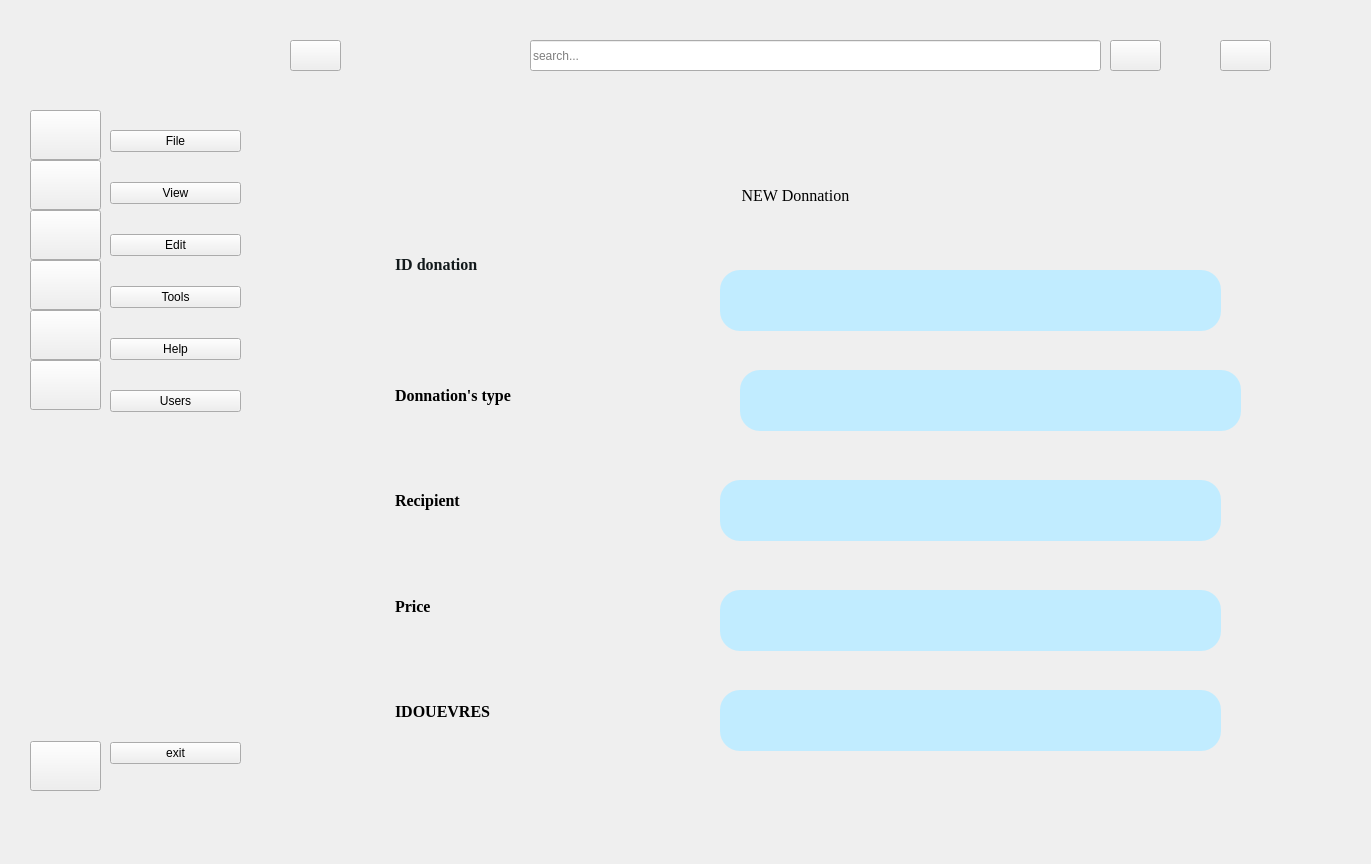
<?xml version="1.0" encoding="UTF-8"?>
<ui version="4.0">
 <class>MainWindow</class>
 <widget class="QMainWindow" name="MainWindow">
  <property name="geometry">
   <rect>
    <x>0</x>
    <y>0</y>
    <width>1371</width>
    <height>864</height>
   </rect>
  </property>
  <property name="windowTitle">
   <string>MainWindow</string>
  </property>
  <widget class="QWidget" name="centralwidget">
   <widget class="QWidget" name="icon_only" native="true">
    <property name="geometry">
     <rect>
      <x>20</x>
      <y>10</y>
      <width>91</width>
      <height>801</height>
     </rect>
    </property>
    <widget class="QLabel" name="label_10">
     <property name="geometry">
      <rect>
       <x>10</x>
       <y>0</y>
       <width>81</width>
       <height>791</height>
      </rect>
     </property>
     <property name="text">
      <string/>
     </property>
     <property name="pixmap">
      <pixmap>../../Bureau/icons/Rectangle 1.png</pixmap>
     </property>
    </widget>
    <widget class="QWidget" name="layoutWidget">
     <property name="geometry">
      <rect>
       <x>10</x>
       <y>100</y>
       <width>71</width>
       <height>681</height>
      </rect>
     </property>
     <layout class="QVBoxLayout" name="verticalLayout">
      <property name="spacing">
       <number>0</number>
      </property>
      <item>
       <widget class="QPushButton" name="file">
        <property name="minimumSize">
         <size>
          <width>50</width>
          <height>50</height>
         </size>
        </property>
        <property name="text">
         <string/>
        </property>
        <property name="icon">
         <iconset>
          <normaloff>../../../Downloads/fichier.png</normaloff>../../../Downloads/fichier.png</iconset>
        </property>
        <property name="iconSize">
         <size>
          <width>50</width>
          <height>50</height>
         </size>
        </property>
        <property name="checkable">
         <bool>true</bool>
        </property>
        <property name="autoExclusive">
         <bool>true</bool>
        </property>
       </widget>
      </item>
      <item>
       <widget class="QPushButton" name="view">
        <property name="minimumSize">
         <size>
          <width>50</width>
          <height>50</height>
         </size>
        </property>
        <property name="text">
         <string/>
        </property>
        <property name="icon">
         <iconset>
          <normaloff>../../../Downloads/afficher.png</normaloff>../../../Downloads/afficher.png</iconset>
        </property>
        <property name="iconSize">
         <size>
          <width>50</width>
          <height>50</height>
         </size>
        </property>
        <property name="checkable">
         <bool>true</bool>
        </property>
        <property name="autoExclusive">
         <bool>true</bool>
        </property>
       </widget>
      </item>
      <item>
       <widget class="QPushButton" name="edit">
        <property name="minimumSize">
         <size>
          <width>50</width>
          <height>50</height>
         </size>
        </property>
        <property name="text">
         <string/>
        </property>
        <property name="icon">
         <iconset>
          <normaloff>../../../Downloads/fi-rr-edit.png</normaloff>../../../Downloads/fi-rr-edit.png</iconset>
        </property>
        <property name="iconSize">
         <size>
          <width>50</width>
          <height>50</height>
         </size>
        </property>
        <property name="checkable">
         <bool>true</bool>
        </property>
        <property name="autoExclusive">
         <bool>true</bool>
        </property>
       </widget>
      </item>
      <item>
       <widget class="QPushButton" name="tools">
        <property name="minimumSize">
         <size>
          <width>50</width>
          <height>50</height>
         </size>
        </property>
        <property name="text">
         <string/>
        </property>
        <property name="icon">
         <iconset>
          <normaloff>../../../Downloads/outils.png</normaloff>../../../Downloads/outils.png</iconset>
        </property>
        <property name="iconSize">
         <size>
          <width>50</width>
          <height>50</height>
         </size>
        </property>
        <property name="checkable">
         <bool>true</bool>
        </property>
        <property name="autoExclusive">
         <bool>true</bool>
        </property>
       </widget>
      </item>
      <item>
       <widget class="QPushButton" name="help">
        <property name="minimumSize">
         <size>
          <width>50</width>
          <height>50</height>
         </size>
        </property>
        <property name="text">
         <string/>
        </property>
        <property name="icon">
         <iconset>
          <normaloff>../../../Downloads/fi-rr-interrogation.png</normaloff>../../../Downloads/fi-rr-interrogation.png</iconset>
        </property>
        <property name="iconSize">
         <size>
          <width>50</width>
          <height>50</height>
         </size>
        </property>
        <property name="checkable">
         <bool>true</bool>
        </property>
        <property name="autoExclusive">
         <bool>true</bool>
        </property>
       </widget>
      </item>
      <item>
       <widget class="QPushButton" name="users">
        <property name="minimumSize">
         <size>
          <width>50</width>
          <height>50</height>
         </size>
        </property>
        <property name="text">
         <string/>
        </property>
        <property name="icon">
         <iconset>
          <normaloff>../../../Downloads/fi-rr-following.png</normaloff>../../../Downloads/fi-rr-following.png</iconset>
        </property>
        <property name="iconSize">
         <size>
          <width>50</width>
          <height>50</height>
         </size>
        </property>
        <property name="checkable">
         <bool>true</bool>
        </property>
        <property name="autoExclusive">
         <bool>true</bool>
        </property>
       </widget>
      </item>
      <item>
       <spacer name="verticalSpacer_2">
        <property name="orientation">
         <enum>Qt::Vertical</enum>
        </property>
        <property name="sizeType">
         <enum>QSizePolicy::Maximum</enum>
        </property>
        <property name="sizeHint" stdset="0">
         <size>
          <width>20</width>
          <height>800</height>
         </size>
        </property>
       </spacer>
      </item>
      <item>
       <widget class="QPushButton" name="pushButton_6">
        <property name="minimumSize">
         <size>
          <width>50</width>
          <height>50</height>
         </size>
        </property>
        <property name="text">
         <string/>
        </property>
        <property name="icon">
         <iconset>
          <normaloff>../../../Downloads/fi-rr-cross-circle.png</normaloff>../../../Downloads/fi-rr-cross-circle.png</iconset>
        </property>
        <property name="iconSize">
         <size>
          <width>50</width>
          <height>50</height>
         </size>
        </property>
        <property name="checkable">
         <bool>true</bool>
        </property>
        <property name="autoExclusive">
         <bool>true</bool>
        </property>
       </widget>
      </item>
     </layout>
    </widget>
    <widget class="QWidget" name="layoutWidget">
     <property name="geometry">
      <rect>
       <x>10</x>
       <y>20</y>
       <width>64</width>
       <height>61</height>
      </rect>
     </property>
     <layout class="QHBoxLayout" name="horizontalLayout">
      <item>
       <spacer name="horizontalSpacer_3">
        <property name="orientation">
         <enum>Qt::Horizontal</enum>
        </property>
        <property name="sizeHint" stdset="0">
         <size>
          <width>40</width>
          <height>20</height>
         </size>
        </property>
       </spacer>
      </item>
      <item>
       <widget class="QLabel" name="label">
        <property name="minimumSize">
         <size>
          <width>50</width>
          <height>50</height>
         </size>
        </property>
        <property name="maximumSize">
         <size>
          <width>50</width>
          <height>50</height>
         </size>
        </property>
        <property name="text">
         <string/>
        </property>
        <property name="pixmap">
         <pixmap>../../Bureau/icons/logo.png</pixmap>
        </property>
        <property name="scaledContents">
         <bool>true</bool>
        </property>
       </widget>
      </item>
      <item>
       <spacer name="horizontalSpacer_4">
        <property name="orientation">
         <enum>Qt::Horizontal</enum>
        </property>
        <property name="sizeHint" stdset="0">
         <size>
          <width>40</width>
          <height>20</height>
         </size>
        </property>
       </spacer>
      </item>
     </layout>
    </widget>
   </widget>
   <widget class="QWidget" name="full_menu" native="true">
    <property name="geometry">
     <rect>
      <x>100</x>
      <y>10</y>
      <width>151</width>
      <height>801</height>
     </rect>
    </property>
    <widget class="QLabel" name="label_11">
     <property name="geometry">
      <rect>
       <x>10</x>
       <y>0</y>
       <width>131</width>
       <height>791</height>
      </rect>
     </property>
     <property name="text">
      <string/>
     </property>
     <property name="pixmap">
      <pixmap>../../Bureau/icons/Rectangle 1.png</pixmap>
     </property>
    </widget>
    <widget class="QWidget" name="layoutWidget">
     <property name="geometry">
      <rect>
       <x>10</x>
       <y>90</y>
       <width>131</width>
       <height>701</height>
      </rect>
     </property>
     <layout class="QVBoxLayout" name="verticalLayout_2">
      <property name="spacing">
       <number>0</number>
      </property>
      <item>
       <widget class="QPushButton" name="file2">
        <property name="text">
         <string>File</string>
        </property>
        <property name="icon">
         <iconset>
          <normaloff>../../../Downloads/fichier.png</normaloff>../../../Downloads/fichier.png</iconset>
        </property>
        <property name="iconSize">
         <size>
          <width>25</width>
          <height>25</height>
         </size>
        </property>
        <property name="checkable">
         <bool>true</bool>
        </property>
        <property name="autoExclusive">
         <bool>true</bool>
        </property>
       </widget>
      </item>
      <item>
       <widget class="QPushButton" name="view2">
        <property name="text">
         <string>View</string>
        </property>
        <property name="icon">
         <iconset>
          <normaloff>../../../Downloads/afficher.png</normaloff>../../../Downloads/afficher.png</iconset>
        </property>
        <property name="iconSize">
         <size>
          <width>25</width>
          <height>25</height>
         </size>
        </property>
        <property name="checkable">
         <bool>true</bool>
        </property>
        <property name="autoExclusive">
         <bool>true</bool>
        </property>
       </widget>
      </item>
      <item>
       <widget class="QPushButton" name="edit2">
        <property name="text">
         <string>Edit</string>
        </property>
        <property name="icon">
         <iconset>
          <normaloff>../../../Downloads/fi-rr-edit.png</normaloff>../../../Downloads/fi-rr-edit.png</iconset>
        </property>
        <property name="iconSize">
         <size>
          <width>25</width>
          <height>25</height>
         </size>
        </property>
        <property name="checkable">
         <bool>true</bool>
        </property>
        <property name="autoExclusive">
         <bool>true</bool>
        </property>
       </widget>
      </item>
      <item>
       <widget class="QPushButton" name="tools2">
        <property name="text">
         <string>Tools</string>
        </property>
        <property name="icon">
         <iconset>
          <normaloff>../../../Downloads/outils.png</normaloff>../../../Downloads/outils.png</iconset>
        </property>
        <property name="iconSize">
         <size>
          <width>25</width>
          <height>25</height>
         </size>
        </property>
        <property name="checkable">
         <bool>true</bool>
        </property>
        <property name="autoExclusive">
         <bool>true</bool>
        </property>
       </widget>
      </item>
      <item>
       <widget class="QPushButton" name="help2">
        <property name="text">
         <string>Help</string>
        </property>
        <property name="icon">
         <iconset>
          <normaloff>../../../Downloads/fi-rr-interrogation.png</normaloff>../../../Downloads/fi-rr-interrogation.png</iconset>
        </property>
        <property name="iconSize">
         <size>
          <width>25</width>
          <height>25</height>
         </size>
        </property>
        <property name="checkable">
         <bool>true</bool>
        </property>
        <property name="autoExclusive">
         <bool>true</bool>
        </property>
       </widget>
      </item>
      <item>
       <widget class="QPushButton" name="users2">
        <property name="text">
         <string>Users</string>
        </property>
        <property name="icon">
         <iconset>
          <normaloff>../../../Downloads/fi-rr-following.png</normaloff>../../../Downloads/fi-rr-following.png</iconset>
        </property>
        <property name="iconSize">
         <size>
          <width>25</width>
          <height>25</height>
         </size>
        </property>
        <property name="checkable">
         <bool>true</bool>
        </property>
        <property name="autoExclusive">
         <bool>true</bool>
        </property>
       </widget>
      </item>
      <item>
       <spacer name="verticalSpacer">
        <property name="orientation">
         <enum>Qt::Vertical</enum>
        </property>
        <property name="sizeType">
         <enum>QSizePolicy::Maximum</enum>
        </property>
        <property name="sizeHint" stdset="0">
         <size>
          <width>20</width>
          <height>300</height>
         </size>
        </property>
       </spacer>
      </item>
      <item>
       <widget class="QPushButton" name="exit">
        <property name="text">
         <string>exit</string>
        </property>
        <property name="icon">
         <iconset>
          <normaloff>../../../Downloads/fi-rr-cross-circle.png</normaloff>../../../Downloads/fi-rr-cross-circle.png</iconset>
        </property>
        <property name="iconSize">
         <size>
          <width>25</width>
          <height>25</height>
         </size>
        </property>
        <property name="checkable">
         <bool>true</bool>
        </property>
        <property name="autoExclusive">
         <bool>true</bool>
        </property>
       </widget>
      </item>
     </layout>
    </widget>
    <widget class="QLabel" name="label_2">
     <property name="geometry">
      <rect>
       <x>50</x>
       <y>30</y>
       <width>50</width>
       <height>50</height>
      </rect>
     </property>
     <property name="minimumSize">
      <size>
       <width>50</width>
       <height>50</height>
      </size>
     </property>
     <property name="maximumSize">
      <size>
       <width>50</width>
       <height>50</height>
      </size>
     </property>
     <property name="sizeIncrement">
      <size>
       <width>0</width>
       <height>0</height>
      </size>
     </property>
     <property name="baseSize">
      <size>
       <width>0</width>
       <height>0</height>
      </size>
     </property>
     <property name="text">
      <string/>
     </property>
     <property name="pixmap">
      <pixmap>../../Bureau/icons/logo.png</pixmap>
     </property>
     <property name="scaledContents">
      <bool>true</bool>
     </property>
     <property name="alignment">
      <set>Qt::AlignBottom|Qt::AlignHCenter</set>
     </property>
     <property name="margin">
      <number>0</number>
     </property>
     <property name="indent">
      <number>0</number>
     </property>
    </widget>
   </widget>
   <widget class="QWidget" name="widgett" native="true">
    <property name="geometry">
     <rect>
      <x>270</x>
      <y>30</y>
      <width>1081</width>
      <height>791</height>
     </rect>
    </property>
    <widget class="QLineEdit" name="lineEdit">
     <property name="geometry">
      <rect>
       <x>260</x>
       <y>10</y>
       <width>571</width>
       <height>31</height>
      </rect>
     </property>
     <property name="text">
      <string/>
     </property>
     <property name="cursorPosition">
      <number>0</number>
     </property>
     <property name="placeholderText">
      <string>search...</string>
     </property>
    </widget>
    <widget class="QPushButton" name="pushButton_16">
     <property name="geometry">
      <rect>
       <x>840</x>
       <y>10</y>
       <width>51</width>
       <height>31</height>
      </rect>
     </property>
     <property name="text">
      <string/>
     </property>
     <property name="icon">
      <iconset>
       <normaloff>../../../Downloads/fi-rr-search.png</normaloff>../../../Downloads/fi-rr-search.png</iconset>
     </property>
    </widget>
    <widget class="QPushButton" name="pushButton_17">
     <property name="geometry">
      <rect>
       <x>950</x>
       <y>10</y>
       <width>51</width>
       <height>31</height>
      </rect>
     </property>
     <property name="text">
      <string/>
     </property>
     <property name="icon">
      <iconset>
       <normaloff>../../../Downloads/fi-rr-laugh.png</normaloff>../../../Downloads/fi-rr-laugh.png</iconset>
     </property>
    </widget>
    <widget class="QStackedWidget" name="stackedWidget">
     <property name="geometry">
      <rect>
       <x>20</x>
       <y>80</y>
       <width>1041</width>
       <height>711</height>
      </rect>
     </property>
     <property name="autoFillBackground">
      <bool>false</bool>
     </property>
     <property name="currentIndex">
      <number>0</number>
     </property>
     <widget class="QWidget" name="page">
      <widget class="QLabel" name="label_12">
       <property name="geometry">
        <rect>
         <x>-10</x>
         <y>10</y>
         <width>1051</width>
         <height>701</height>
        </rect>
       </property>
       <property name="text">
        <string/>
       </property>
       <property name="pixmap">
        <pixmap>../../../Downloads/Hero Page.png</pixmap>
       </property>
      </widget>
      <widget class="QPushButton" name="pushButton_ajouter">
       <property name="geometry">
        <rect>
         <x>400</x>
         <y>50</y>
         <width>211</width>
         <height>71</height>
        </rect>
       </property>
       <property name="font">
        <font>
         <family>Times New Roman</family>
         <pointsize>12</pointsize>
        </font>
       </property>
       <property name="styleSheet">
        <string notr="true">border-radius: 10px;
</string>
       </property>
       <property name="text">
        <string>NEW Donnation</string>
       </property>
       <property name="icon">
        <iconset>
         <normaloff>../../../Downloads/fi-rr-apps-add.png</normaloff>../../../Downloads/fi-rr-apps-add.png</iconset>
       </property>
      </widget>
      <widget class="QLineEdit" name="lineEdit_idDon">
       <property name="geometry">
        <rect>
         <x>430</x>
         <y>160</y>
         <width>501</width>
         <height>61</height>
        </rect>
       </property>
       <property name="styleSheet">
        <string notr="true">background-color: rgb(193, 236, 255);
font: 12pt &quot;Times New Roman&quot;;
border-radius: 20px;
</string>
       </property>
      </widget>
      <widget class="QLineEdit" name="lineEdit_destinataire">
       <property name="geometry">
        <rect>
         <x>430</x>
         <y>370</y>
         <width>501</width>
         <height>61</height>
        </rect>
       </property>
       <property name="styleSheet">
        <string notr="true">background-color: rgb(193, 236, 255);
font: 12pt &quot;Times New Roman&quot;;
border-radius: 20px;
</string>
       </property>
      </widget>
      <widget class="QLineEdit" name="lineEdit_idOeuvre">
       <property name="geometry">
        <rect>
         <x>430</x>
         <y>580</y>
         <width>501</width>
         <height>61</height>
        </rect>
       </property>
       <property name="styleSheet">
        <string notr="true">background-color: rgb(193, 236, 255);
font: 12pt &quot;Times New Roman&quot;;
border-radius: 20px;
</string>
       </property>
      </widget>
      <widget class="QLineEdit" name="lineEdit_montant">
       <property name="geometry">
        <rect>
         <x>430</x>
         <y>480</y>
         <width>501</width>
         <height>61</height>
        </rect>
       </property>
       <property name="styleSheet">
        <string notr="true">background-color: rgb(193, 236, 255);
font: 12pt &quot;Times New Roman&quot;;
border-radius: 20px;
</string>
       </property>
      </widget>
      <widget class="QWidget" name="layoutWidget">
       <property name="geometry">
        <rect>
         <x>105</x>
         <y>130</y>
         <width>291</width>
         <height>521</height>
        </rect>
       </property>
       <layout class="QVBoxLayout" name="verticalLayout_3">
        <item>
         <widget class="QLabel" name="iddon">
          <property name="font">
           <font>
            <family>Times New Roman</family>
            <pointsize>12</pointsize>
            <weight>75</weight>
            <bold>true</bold>
           </font>
          </property>
          <property name="text">
           <string>&lt;html&gt;&lt;head/&gt;&lt;body&gt;&lt;p&gt;&lt;span style=&quot; color:#12191b;&quot;&gt;ID donation&lt;/span&gt;&lt;/p&gt;&lt;p&gt;&lt;br/&gt;&lt;/p&gt;&lt;/body&gt;&lt;/html&gt;</string>
          </property>
         </widget>
        </item>
        <item>
         <widget class="QLabel" name="type1">
          <property name="font">
           <font>
            <family>Times New Roman</family>
            <pointsize>12</pointsize>
            <weight>75</weight>
            <bold>true</bold>
           </font>
          </property>
          <property name="text">
           <string>Donnation's type</string>
          </property>
         </widget>
        </item>
        <item>
         <widget class="QLabel" name="destinataire1">
          <property name="font">
           <font>
            <family>Times New Roman</family>
            <pointsize>12</pointsize>
            <weight>75</weight>
            <bold>true</bold>
           </font>
          </property>
          <property name="text">
           <string>Recipient</string>
          </property>
         </widget>
        </item>
        <item>
         <widget class="QLabel" name="montant1">
          <property name="font">
           <font>
            <family>Times New Roman</family>
            <pointsize>12</pointsize>
            <weight>75</weight>
            <bold>true</bold>
           </font>
          </property>
          <property name="text">
           <string>Price</string>
          </property>
         </widget>
        </item>
        <item>
         <widget class="QLabel" name="idouevre">
          <property name="font">
           <font>
            <family>Times New Roman</family>
            <pointsize>12</pointsize>
            <weight>75</weight>
            <bold>true</bold>
           </font>
          </property>
          <property name="text">
           <string>IDOUEVRES</string>
          </property>
         </widget>
        </item>
       </layout>
      </widget>
      <widget class="QLineEdit" name="lineEdit_type">
       <property name="geometry">
        <rect>
         <x>450</x>
         <y>260</y>
         <width>501</width>
         <height>61</height>
        </rect>
       </property>
       <property name="styleSheet">
        <string notr="true">background-color: rgb(193, 236, 255);
font: 12pt &quot;Times New Roman&quot;;
border-radius: 20px;
</string>
       </property>
      </widget>
     </widget>
     <widget class="QWidget" name="page_4">
      <widget class="QLabel" name="label_6">
       <property name="geometry">
        <rect>
         <x>10</x>
         <y>-10</y>
         <width>1061</width>
         <height>701</height>
        </rect>
       </property>
       <property name="text">
        <string/>
       </property>
       <property name="pixmap">
        <pixmap>../../../Downloads/Hero Page.png</pixmap>
       </property>
      </widget>
      <widget class="QTableView" name="tableView">
       <property name="geometry">
        <rect>
         <x>50</x>
         <y>110</y>
         <width>851</width>
         <height>561</height>
        </rect>
       </property>
      </widget>
      <widget class="QPushButton" name="view_2">
       <property name="geometry">
        <rect>
         <x>930</x>
         <y>130</y>
         <width>93</width>
         <height>28</height>
        </rect>
       </property>
       <property name="text">
        <string>view</string>
       </property>
      </widget>
      <widget class="QPushButton" name="pushButton_2">
       <property name="geometry">
        <rect>
         <x>930</x>
         <y>230</y>
         <width>93</width>
         <height>28</height>
        </rect>
       </property>
       <property name="text">
        <string>pdf</string>
       </property>
      </widget>
      <widget class="QLineEdit" name="la_chercher_id">
       <property name="geometry">
        <rect>
         <x>190</x>
         <y>41</y>
         <width>461</width>
         <height>41</height>
        </rect>
       </property>
      </widget>
      <widget class="QPushButton" name="Boutton_rechecher">
       <property name="geometry">
        <rect>
         <x>730</x>
         <y>50</y>
         <width>93</width>
         <height>28</height>
        </rect>
       </property>
       <property name="text">
        <string>recherche</string>
       </property>
      </widget>
     </widget>
     <widget class="QWidget" name="page_5">
      <widget class="QLabel" name="label_7">
       <property name="geometry">
        <rect>
         <x>20</x>
         <y>30</y>
         <width>981</width>
         <height>651</height>
        </rect>
       </property>
       <property name="text">
        <string/>
       </property>
       <property name="pixmap">
        <pixmap>../../../Downloads/Hero Page.png</pixmap>
       </property>
      </widget>
      <widget class="QPushButton" name="modifier">
       <property name="geometry">
        <rect>
         <x>250</x>
         <y>110</y>
         <width>181</width>
         <height>61</height>
        </rect>
       </property>
       <property name="text">
        <string>EDIT</string>
       </property>
       <property name="icon">
        <iconset>
         <normaloff>../../Bureau/icons/edit.png</normaloff>../../Bureau/icons/edit.png</iconset>
       </property>
      </widget>
      <widget class="QLabel" name="label_3">
       <property name="geometry">
        <rect>
         <x>100</x>
         <y>200</y>
         <width>47</width>
         <height>14</height>
        </rect>
       </property>
       <property name="text">
        <string/>
       </property>
      </widget>
      <widget class="QLabel" name="label_17">
       <property name="geometry">
        <rect>
         <x>110</x>
         <y>540</y>
         <width>47</width>
         <height>14</height>
        </rect>
       </property>
       <property name="text">
        <string/>
       </property>
      </widget>
      <widget class="QLineEdit" name="lineEdit_2">
       <property name="geometry">
        <rect>
         <x>360</x>
         <y>220</y>
         <width>271</width>
         <height>41</height>
        </rect>
       </property>
      </widget>
      <widget class="QLineEdit" name="type">
       <property name="geometry">
        <rect>
         <x>360</x>
         <y>310</y>
         <width>271</width>
         <height>41</height>
        </rect>
       </property>
      </widget>
      <widget class="QLineEdit" name="ress">
       <property name="geometry">
        <rect>
         <x>360</x>
         <y>400</y>
         <width>271</width>
         <height>41</height>
        </rect>
       </property>
      </widget>
      <widget class="QLineEdit" name="price">
       <property name="geometry">
        <rect>
         <x>360</x>
         <y>490</y>
         <width>271</width>
         <height>41</height>
        </rect>
       </property>
      </widget>
      <widget class="QLineEdit" name="idou">
       <property name="geometry">
        <rect>
         <x>360</x>
         <y>570</y>
         <width>271</width>
         <height>41</height>
        </rect>
       </property>
      </widget>
      <widget class="QPushButton" name="supprimer">
       <property name="geometry">
        <rect>
         <x>450</x>
         <y>110</y>
         <width>171</width>
         <height>61</height>
        </rect>
       </property>
       <property name="text">
        <string>DELETE</string>
       </property>
       <property name="icon">
        <iconset>
         <normaloff>../../Bureau/Trash can.png</normaloff>../../Bureau/Trash can.png</iconset>
       </property>
      </widget>
      <widget class="QTableView" name="tableView_2">
       <property name="geometry">
        <rect>
         <x>660</x>
         <y>190</y>
         <width>321</width>
         <height>431</height>
        </rect>
       </property>
      </widget>
      <widget class="QPushButton" name="afficher">
       <property name="geometry">
        <rect>
         <x>710</x>
         <y>110</y>
         <width>191</width>
         <height>51</height>
        </rect>
       </property>
       <property name="text">
        <string>VIEW</string>
       </property>
      </widget>
      <widget class="QWidget" name="layoutWidget">
       <property name="geometry">
        <rect>
         <x>110</x>
         <y>203</y>
         <width>221</width>
         <height>421</height>
        </rect>
       </property>
       <layout class="QVBoxLayout" name="verticalLayout_4">
        <item>
         <widget class="QLabel" name="label_4">
          <property name="font">
           <font>
            <family>Times New Roman</family>
            <pointsize>12</pointsize>
            <weight>75</weight>
            <bold>true</bold>
           </font>
          </property>
          <property name="text">
           <string>&lt;html&gt;&lt;head/&gt;&lt;body&gt;&lt;p&gt;&lt;span style=&quot; font-size:12pt;&quot;&gt;ID donation&lt;/span&gt;&lt;/p&gt;&lt;/body&gt;&lt;/html&gt;</string>
          </property>
         </widget>
        </item>
        <item>
         <widget class="QLabel" name="label_13">
          <property name="font">
           <font>
            <family>Times New Roman</family>
            <pointsize>12</pointsize>
            <weight>75</weight>
            <bold>true</bold>
           </font>
          </property>
          <property name="text">
           <string>Donnation's type</string>
          </property>
         </widget>
        </item>
        <item>
         <widget class="QLabel" name="label_15">
          <property name="font">
           <font>
            <family>Times New Roman</family>
            <pointsize>12</pointsize>
            <weight>75</weight>
            <bold>true</bold>
           </font>
          </property>
          <property name="text">
           <string>recipient</string>
          </property>
         </widget>
        </item>
        <item>
         <widget class="QLabel" name="label_16">
          <property name="font">
           <font>
            <family>Times New Roman</family>
            <pointsize>12</pointsize>
            <weight>75</weight>
            <bold>true</bold>
           </font>
          </property>
          <property name="text">
           <string>price</string>
          </property>
         </widget>
        </item>
        <item>
         <widget class="QLabel" name="label_18">
          <property name="font">
           <font>
            <family>Times New Roman</family>
            <pointsize>12</pointsize>
            <weight>75</weight>
            <bold>true</bold>
           </font>
          </property>
          <property name="text">
           <string>idouevres</string>
          </property>
         </widget>
        </item>
       </layout>
      </widget>
     </widget>
     <widget class="QWidget" name="page_2">
      <widget class="QLabel" name="label_5">
       <property name="geometry">
        <rect>
         <x>450</x>
         <y>186</y>
         <width>56</width>
         <height>20</height>
        </rect>
       </property>
       <property name="text">
        <string>tools page</string>
       </property>
      </widget>
     </widget>
     <widget class="QWidget" name="page_6">
      <widget class="QLabel" name="label_8">
       <property name="geometry">
        <rect>
         <x>420</x>
         <y>240</y>
         <width>56</width>
         <height>16</height>
        </rect>
       </property>
       <property name="text">
        <string>help page</string>
       </property>
      </widget>
     </widget>
     <widget class="QWidget" name="page_3">
      <widget class="QLabel" name="label_9">
       <property name="geometry">
        <rect>
         <x>370</x>
         <y>230</y>
         <width>121</width>
         <height>51</height>
        </rect>
       </property>
       <property name="text">
        <string>user page</string>
       </property>
      </widget>
     </widget>
    </widget>
    <widget class="QPushButton" name="menu">
     <property name="geometry">
      <rect>
       <x>20</x>
       <y>10</y>
       <width>51</width>
       <height>31</height>
      </rect>
     </property>
     <property name="text">
      <string/>
     </property>
     <property name="icon">
      <iconset>
       <normaloff>../../Bureau/icons/menu.png</normaloff>../../Bureau/icons/menu.png</iconset>
     </property>
     <property name="checkable">
      <bool>true</bool>
     </property>
    </widget>
   </widget>
  </widget>
 </widget>
 <resources/>
 <connections/>
</ui>
